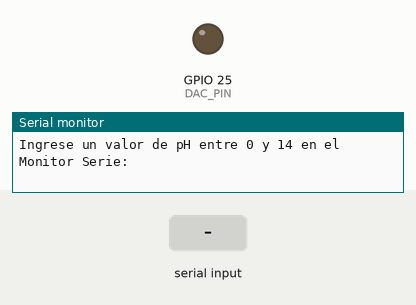
Recording of a sketch running on a simulated ESP32. On the bench: output pins drawn as LEDs (lit = HIGH), the last lines printed to the serial monitor. The inputs (shaded band) are chosen by the test bench.

Above: at 2.2 s.
2.3 s: "5\n" received over Serial
At 3.5 s:
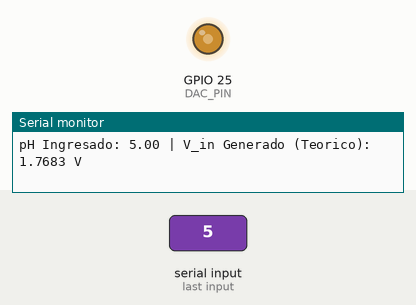
3.8 s: "90,45\n" received over Serial
Timing chart, 0 to 6.8 s (numbered marks = the images above; inputs shaded):
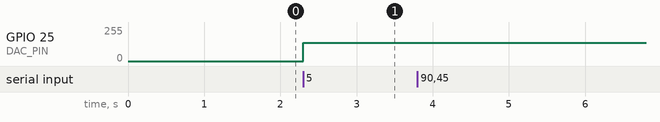

The sketch:

Codigo.ino
```cpp
#include <Arduino.h>

// En el ESP32 clásico (DevKit V1), el DAC de salida suele ser el pin GPIO 25 (DAC1) o GPIO 26 (DAC2)
const int DAC_PIN = 25;

const float V_BIAS = 1.65;     // Voltaje central para pH = 7 (mitad de 3.3V)
const float S = 0.05916;       // Pendiente de Nernst (V/pH)

void setup() {
  Serial.begin(115200);
  delay(1000);

  Serial.println("--- Laboratorio 2: Simulador de pH con ESP32 ---");
  Serial.println("Ingrese un valor de pH entre 0 y 14 en el Monitor Serie:");
}

void loop() {
  if (Serial.available() > 0) {
    String input = Serial.readStringUntil('\n');
    input.trim();

    float pH = input.toFloat();

    // Validar que el valor esté dentro del rango 0 - 14
    if (pH < 0.0 || pH > 14.0) {
      Serial.println("ADVERTENCIA: El valor de pH debe estar entre 0 y 14.");
      return;
    }

    // Cálculo del voltaje teórico de Nernst: Vin = Vbias - S * (pH - 7)
    float V_in = V_BIAS - S * (pH - 7.0);

    // Convertir el voltaje (0 a 3.3V) a valor entero de DAC de 8 bits (0 a 255)
    // El DAC del ESP32 es de 8 bits: 0V -> 0, 3.3V -> 255
    int dacValue = (int)((V_in / 3.3) * 255.0);
    if (dacValue < 0) dacValue = 0;
    if (dacValue > 255) dacValue = 255;

    // Escribir en el pin DAC físico
    dacWrite(DAC_PIN, dacValue);

    // Imprimir retroalimentación en consola
    Serial.print("pH Ingresado: ");
    Serial.print(pH, 2);
    Serial.print(" | V_in Generado (Teorico): ");
    Serial.print(V_in, 4);
    Serial.println(" V");
  }
}
```

Measured:
- after the input at 2.3 s, GPIO 25 (DAC_PIN): 0/255 → 136/255 at once
